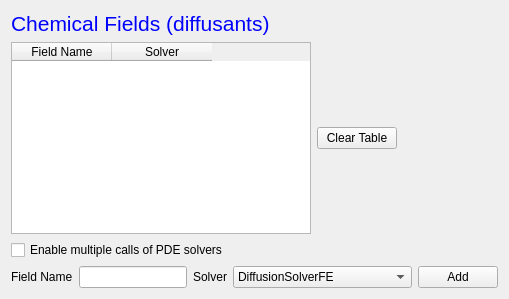
  <widget class="QWizardPage" name="wizardPage_7">
   <layout class="QVBoxLayout" name="verticalLayout_11">
    <item>
     <widget class="QLabel" name="label_17">
      <property name="text">
       <string>&lt;!DOCTYPE HTML PUBLIC &quot;-//W3C//DTD HTML 4.0//EN&quot; &quot;http://www.w3.org/TR/REC-html40/strict.dtd&quot;&gt;
&lt;html&gt;&lt;head&gt;&lt;meta name=&quot;qrichtext&quot; content=&quot;1&quot; /&gt;&lt;style type=&quot;text/css&quot;&gt;
p, li { white-space: pre-wrap; }
&lt;/style&gt;&lt;/head&gt;&lt;body style=&quot; font-family:'MS Shell Dlg 2'; font-size:8.25pt; font-weight:400; font-style:normal;&quot;&gt;
&lt;p style=&quot; margin-top:0px; margin-bottom:0px; margin-left:0px; margin-right:0px; -qt-block-indent:0; text-indent:0px;&quot;&gt;&lt;span style=&quot; font-size:16pt; color:#0000ff;&quot;&gt;Chemical Fields (diffusants)&lt;/span&gt;&lt;/p&gt;&lt;/body&gt;&lt;/html&gt;</string>
      </property>
     </widget>
    </item>
    <item>
     <layout class="QHBoxLayout" name="horizontalLayout_5">
      <item>
       <widget class="QTableWidget" name="fieldTable">
        <property name="minimumSize">
         <size>
          <width>300</width>
          <height>0</height>
         </size>
        </property>
        <property name="baseSize">
         <size>
          <width>300</width>
          <height>0</height>
         </size>
        </property>
        <column>
         <property name="text">
          <string>Field Name</string>
         </property>
        </column>
        <column>
         <property name="text">
          <string>Solver</string>
         </property>
        </column>
       </widget>
      </item>
      <item>
       <widget class="QPushButton" name="clearFieldTablePB">
        <property name="text">
         <string>Clear Table</string>
        </property>
       </widget>
      </item>
      <item>
       <spacer name="horizontalSpacer_6">
        <property name="orientation">
         <enum>Qt::Horizontal</enum>
        </property>
        <property name="sizeHint" stdset="0">
         <size>
          <width>40</width>
          <height>20</height>
         </size>
        </property>
       </spacer>
      </item>
     </layout>
    </item>
    <item>
     <widget class="QCheckBox" name="pdeSolverCallerCHB">
      <property name="toolTip">
       <string>Inserts PDESolver plugin into generated code. </string>
      </property>
      <property name="text">
       <string>Enable multiple calls of PDE solvers</string>
      </property>
     </widget>
    </item>
    <item>
     <layout class="QHBoxLayout" name="horizontalLayout_15">
      <item>
       <widget class="QLabel" name="label_18">
        <property name="text">
         <string>Field Name</string>
        </property>
       </widget>
      </item>
      <item>
       <widget class="QLineEdit" name="fieldNameLE"/>
      </item>
      <item>
       <widget class="QLabel" name="label_19">
        <property name="text">
         <string>Solver</string>
        </property>
       </widget>
      </item>
      <item>
       <widget class="QComboBox" name="solverCB">
        <item>
         <property name="text">
          <string>DiffusionSolverFE</string>
         </property>
        </item>
        <item>
         <property name="text">
          <string>FlexibleDiffusionSolverFE</string>
         </property>
        </item>
        <item>
         <property name="text">
          <string>FastDiffusionSolver2DFE</string>
         </property>
        </item>
        <item>
         <property name="text">
          <string>KernelDiffusionSolver</string>
         </property>
        </item>
        <item>
         <property name="text">
          <string>SteadyStateDiffusionSolver</string>
         </property>
        </item>
       </widget>
      </item>
      <item>
       <widget class="QPushButton" name="fieldAddPB">
        <property name="text">
         <string>Add</string>
        </property>
       </widget>
      </item>
     </layout>
    </item>
   </layout>
  </widget>
